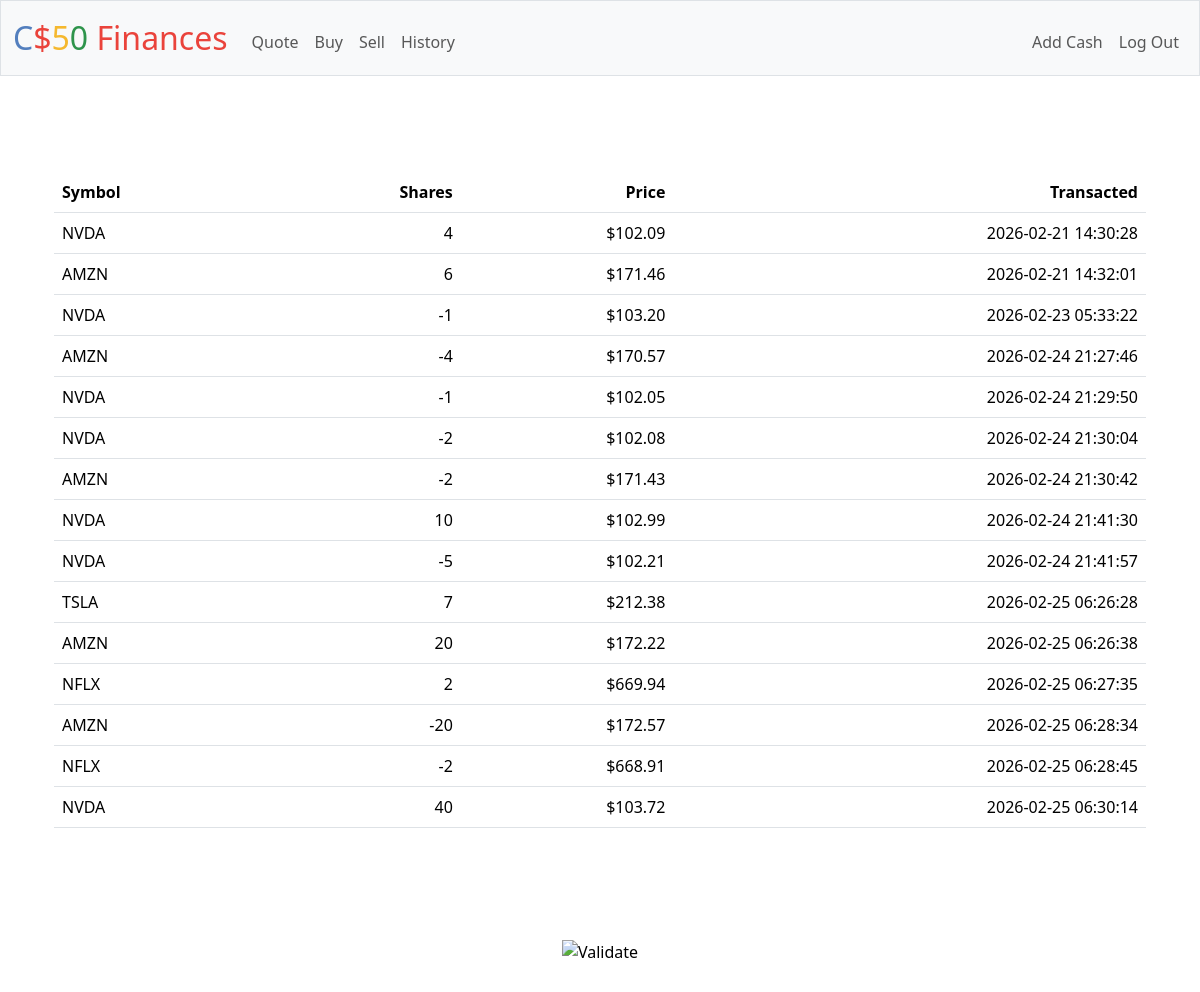
Screenshot of /history (signed in) with the database file from the repository.
### tables this page shows
CREATE TABLE transactions (
    user_id INTEGER NOT NULL,
    transaction_id INTEGER PRIMARY KEY,
    symbol TEXT NOT NULL,
    qtd INTEGER NOT NULL,
    date DATETIME DEFAULT CURRENT_TIMESTAMP, price INTEGER NOT NULL,
    FOREIGN KEY(user_id) REFERENCES users(id)
);

### app.py (the view)
@app.route("/history")
@login_required
def history():
    transactions = db.execute("SELECT symbol, qtd, price, date FROM transactions WHERE user_id = ?", session["user_id"])
    return render_template("history.html",transactions_table=transactions)

### app.py (called while the page is built)
@app.after_request
def after_request(response):
    response.headers["Cache-Control"] = "no-cache, no-store, must-revalidate"
    response.headers["Expires"] = 0
    response.headers["Pragma"] = "no-cache"
    return response

### helpers.py (called while the page is built)
def login_required(f):
    @wraps(f)
    def decorated_function(*args, **kwargs):
        if session.get("user_id") is None:
            return redirect("/login")
        return f(*args, **kwargs)
    return decorated_function

def usd(value):
    return f"${value:,.2f}"

### templates/history.html (shortened to what this page needs)
{% extends "layout.html" %}
{% block main %}
        <main class="container py-5 text-center">
    <table class="table">
        <thead>
            <tr>
                <th class="text-start">Symbol</th>
                <th class="text-end">Shares</th>
                <th class="text-end">Price</th>
                <th class="text-end">Transacted</th>
            </tr>
        </thead>
        <tbody>
            {% for row in transactions_table %}
                <tr>
                    <td class="text-start">{{ row.symbol }}</td>
                    <td class="text-end">{{ row.qtd }}</td>
                    <td class="text-end">{{ row.price | usd }}</td>
                    <td class="text-end">{{ row.date }}</td>
                </tr>
            {% endfor %}
        </tbody>
    </table>
        </main>
{% endblock %}

### templates/layout.html (shortened to what this page needs)
<!DOCTYPE html>
<html lang="en">
    <head>
        <link href="https://cdn.jsdelivr.net/npm/bootstrap@5.3.8/dist/css/bootstrap.min.css" rel="stylesheet">
        <link href="/static/styles.css" rel="stylesheet">
    </head>
    <body>
        <nav class="bg-light border navbar navbar-expand-md navbar-light">
            <div class="container-fluid">
                <a class="navbar-brand" href="/"><span class="blue">C</span><span class="red">$</span><span class="yellow">5</span><span class="green">0</span> <span class="red">Finances</span></a>
                <div class="collapse navbar-collapse" id="navbar">
                    {% if session["user_id"] %}
                        <ul class="navbar-nav me-auto mt-2">
                            <li class="nav-item"><a class="nav-link" href="/quote">Quote</a></li>
                            <li class="nav-item"><a class="nav-link" href="/buy">Buy</a></li>
                            <li class="nav-item"><a class="nav-link" href="/sell">Sell</a></li>
                            <li class="nav-item"><a class="nav-link" href="/history">History</a></li>
                        </ul>
                        <ul class="navbar-nav ms-auto mt-2">
                            <li class="nav-item"><a class="nav-link" href="/cash">Add Cash</a></li>
                            <li class="nav-item"><a class="nav-link" href="/logout">Log Out</a></li>
                        </ul>
                    {% else %}
                        <ul class="navbar-nav ms-auto mt-2">
                            <li class="nav-item"><a class="nav-link" href="/register">Register</a></li>
                            <li class="nav-item"><a class="nav-link" href="/login">Log In</a></li>
                        </ul>
                    {% endif %}
                </div>
            </div>
        </nav>
        <main class="container py-5 text-center">
            {% block main %}{% endblock %}
        </main>
        <footer class="mb-5">
            <form action="https://validator.w3.org/check" class="text-center" enctype="multipart/form-data" method="post" target="_blank">
                <input alt="Validate" src="/static/I_heart_validator.png" type="image">
            </form>
        </footer>
    </body>
</html>

### static/styles.css (style rules this page uses)
nav .navbar-brand { font-size: xx-large; }
nav .navbar-brand .blue { color: #537fbe; }
nav .navbar-brand .red { color: #ea433b; }
nav .navbar-brand .yellow { color: #f5b82e; }
nav .navbar-brand .green { color: #2e944b; }

### rows the page displays
transactions: symbol "NVDA", qtd "4", price "$102.09", date "2026-02-21 14:30:28"
transactions: symbol "AMZN", qtd "6", price "$171.46", date "2026-02-21 14:32:01"
transactions: symbol "NVDA", qtd "-1", price "$103.20", date "2026-02-23 05:33:22"
transactions: symbol "AMZN", qtd "-4", price "$170.57", date "2026-02-24 21:27:46"
transactions: symbol "NVDA", qtd "-1", price "$102.05", date "2026-02-24 21:29:50"
transactions: symbol "NVDA", qtd "-2", price "$102.08", date "2026-02-24 21:30:04"
transactions: symbol "AMZN", qtd "-2", price "$171.43", date "2026-02-24 21:30:42"
transactions: symbol "NVDA", qtd "10", price "$102.99", date "2026-02-24 21:41:30"
transactions: symbol "NVDA", qtd "-5", price "$102.21", date "2026-02-24 21:41:57"
transactions: symbol "TSLA", qtd "7", price "$212.38", date "2026-02-25 06:26:28"
transactions: symbol "AMZN", qtd "20", price "$172.22", date "2026-02-25 06:26:38"
transactions: symbol "NFLX", qtd "2", price "$669.94", date "2026-02-25 06:27:35"
transactions: symbol "AMZN", qtd "-20", price "$172.57", date "2026-02-25 06:28:34"
transactions: symbol "NFLX", qtd "-2", price "$668.91", date "2026-02-25 06:28:45"
transactions: symbol "NVDA", qtd "40", price "$103.72", date "2026-02-25 06:30:14"
